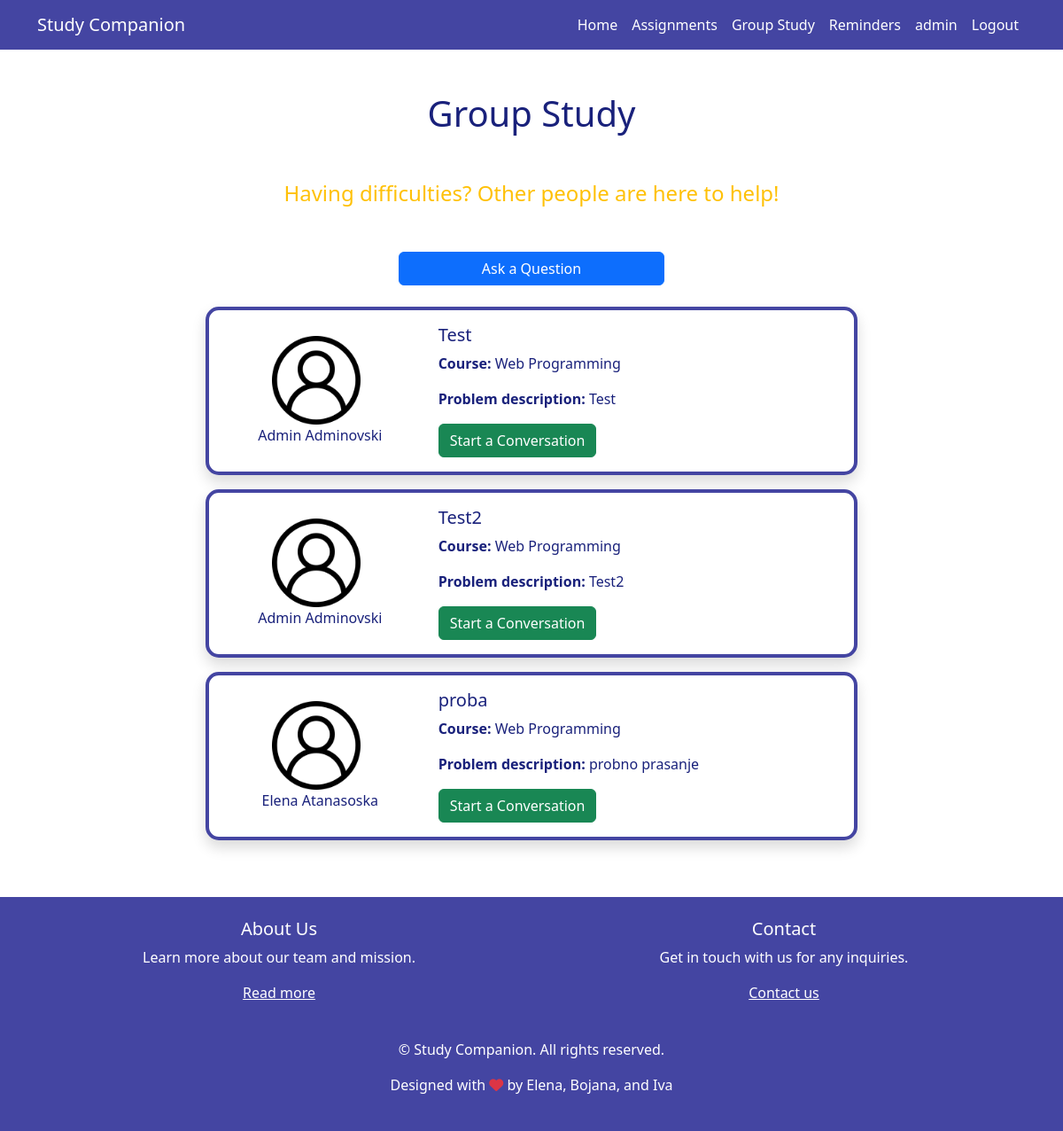
The page /group_study/ (signed in) on the database as committed earlier.
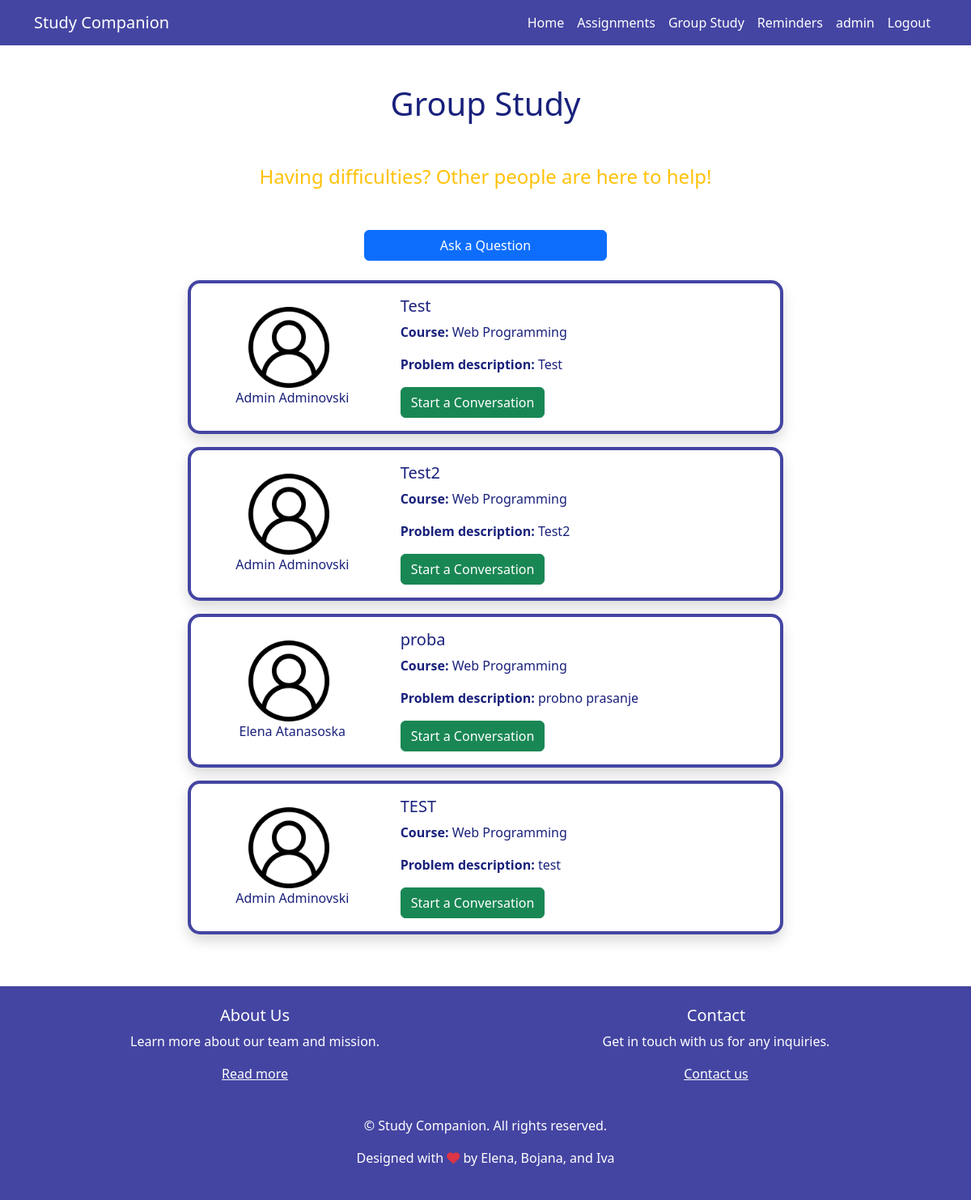
The same page on the database as committed later.
### app/models.py (models this page shows, shortened)
class Question(models.Model):
    user = models.ForeignKey(CustomUser, on_delete=models.CASCADE)
    title = models.CharField(max_length=200)
    course = models.ForeignKey(Course, on_delete=models.CASCADE)
    description = models.TextField()

class CustomUser(AbstractUser):
    name = models.CharField(max_length=100)
    surname = models.CharField(max_length=100)
    objects = CustomUserManager()
    def __str__(self):
        return f"{self.name} {self.surname}"

class Course(models.Model):
    name = models.CharField(max_length=100)
    def __str__(self):
        return f"{self.name}"

### app/views.py (the view)
# urls.py: path('group_study/', views.group_study, name='group_study'),
def group_study(request):
    questions = Question.objects.all()
    return render(request, 'group_study.html', {'questions': questions})

### templates/group_study.html
{% extends "base.html" %}
{% block content %}
    {% if user.is_authenticated %}
        <div class="container my-5">
            <div class="text-center my-5">
                <h1 class="primary-text"> Group Study </h1>
            </div>
            <div class="text-center my-3" style="font-size: x-large;">
                <span class="text-warning"> Having difficulties? Other people are here to help! </span>
            </div>
             <div class="row text-center mx-auto py-4" style="max-width: 300px">
                <a href="{% url 'ask_question' %}" class="btn btn-primary px-4 mt-2">Ask a Question</a>
            </div>
            <div class="row justify-content-center">
                {% for question in questions %}
                    <div class="col-md-8">
                        <div class="card mb-3 navcolor-border shadow" style="border-width: 4px; border-radius:15px;">
                            <div class="row g-0">
                                <div class="col-md-4 d-flex align-items-center flex-column justify-content-center">
                                    <img src="http://127.0.0.1:8000/static/user.png" class="img-fluid rounded-start" alt="User Image" style="max-width: 100px; max-height: 100px;">
                                    <p class="card-text primary-text ml-2">{{ question.user }} </p>
                                </div>
                                <div class="col-md-8">
                                    <div class="card-body">
                                        <h5 class="card-title primary-text">{{ question.title }}</h5>
                                        <p class="card-text primary-text"><strong>Course:</strong> {{ question.course }}
                                        </p>
                                        <p class="card-text primary-text"><strong>Problem
                                            description:</strong> {{ question.description }}</p>
                                        <a href="{% url 'chat' %}" class="btn btn-success">Start a
                                            Conversation</a>
                                    </div>
                                </div>
                            </div>
                        </div>
                    </div>
                {% endfor %}
            </div>
        </div>
    {% else %}
        {% include "unauthenticated_message.html" %}
    {% endif %}
{% endblock %}

Rows that differ between the two databases and show on the page:
added Question: user "Admin Adminovski", title "TEST", course "Web Programming", description "test"
